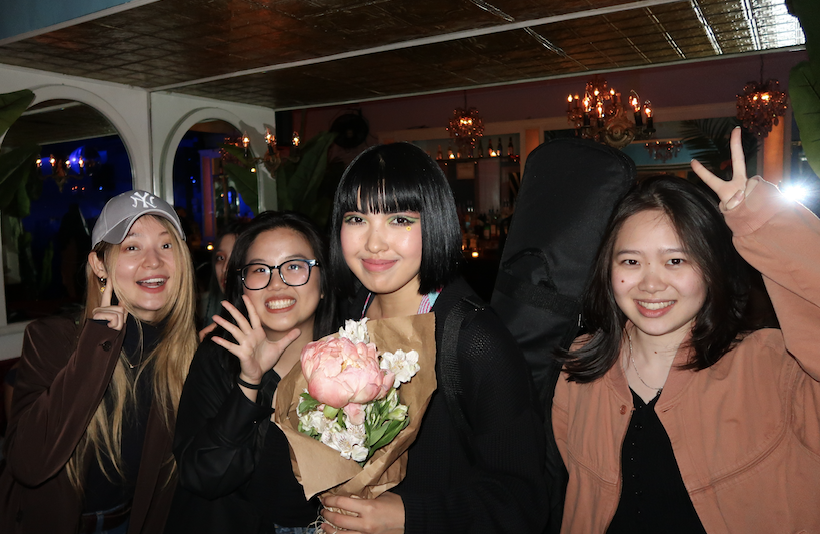
#> input picture 10.OpenCV/hehe.png, 820 x 534 px
$ jupyter execute OpenCV.ipynb   (shell and % lines are left out)
#> lines starting #> are read from the running program, lines starting #| are printed output that depends on the picture; after the words box and inside, x2 and y2 are one past the last pixel; in counts of white or black regions, pixels touching at a corner belong together
[cell 1]
import numpy as np
import cv2
import matplotlib.pyplot as plt
import os
import glob

[cell 2]
test_image = cv2.imread('hehe.png')
#> test_image is the input picture: shape (534, 820, 3); mean B, G, R 48.1, 56.4, 71.6

plt.imshow(test_image)

[cell 3]
test_RGB=cv2.cvtColor(test_image, cv2.COLOR_BGR2RGB)
plt.imshow(test_RGB)

[cell 4]
def convertToRGB(image):
    return cv2.cvtColor(image, cv2.COLOR_BGR2RGB)

[cell 5]
haar_cascade_face = cv2.CascadeClassifier('haarcascades/haarcascade_frontalface_alt.xml')
faces_rects = haar_cascade_face.detectMultiScale(test_image, scaleFactor = 1.2, minNeighbors = 2);
#> faces_rects = [[110, 217, 82, 82], [599, 220, 107, 107], [231, 230, 94, 94], [321, 174, 115, 115]]

print('Faces found: ', len(faces_rects))
#| Faces found:  4

[cell 6]
for (x,y,w,h) in faces_rects:
     cv2.rectangle(test_image, (x, y), (x+w, y+h), (190, 105, 220), 5)
#> this loop made 4 passes
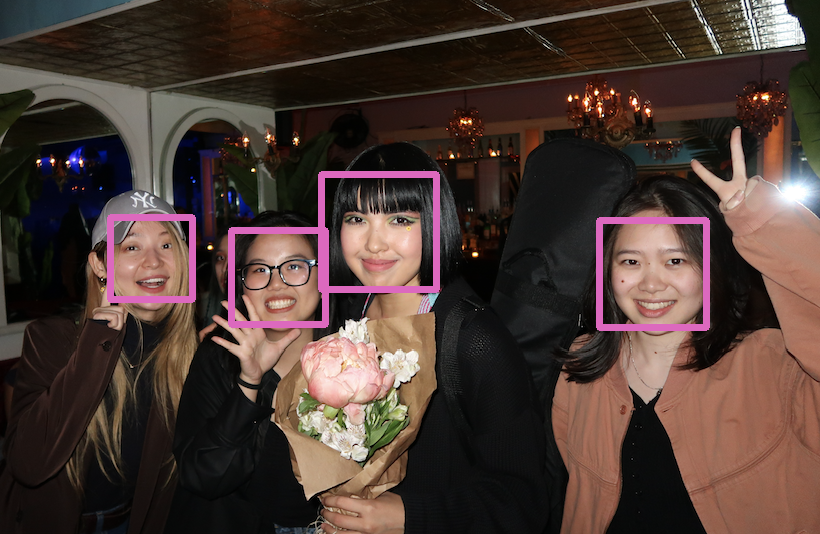
#> test_image: shape (534, 820, 3); 2.47% of pixels changed, all inside (x1, y1, x2, y2) = (107, 171, 710, 331)

[cell 7]
plt.imshow(convertToRGB(test_image))

[cell 8]
image_copy = test_image.copy()

for (x, y, w, h) in faces_rects:
    cv2.rectangle(image_copy, (x, y), (x+w, y+h), 2)
    rect_color = image_copy[y:y+h, x:x+w]
    blur = cv2.GaussianBlur(rect_color, (101,101), 0)
    image_copy[y:y+h, x:x+w] = blur

    plt.imshow(convertToRGB(image_copy))
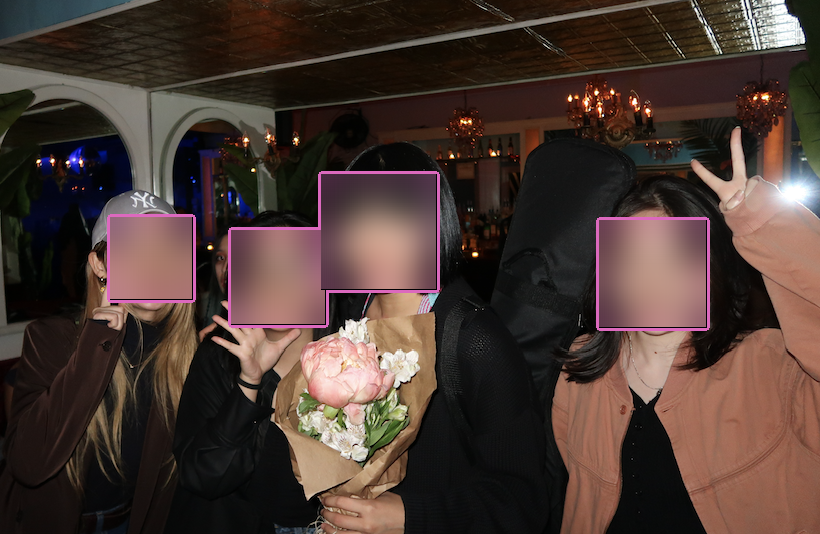
#> image_copy: shape (534, 820, 3); 9.3% of pixels changed, all inside (x1, y1, x2, y2) = (110, 174, 707, 328)
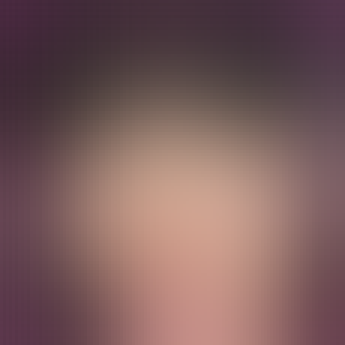
#> rect_color: shape (115, 115, 3) (shown 3 times larger); mean B, G, R 92.3, 92.6, 123
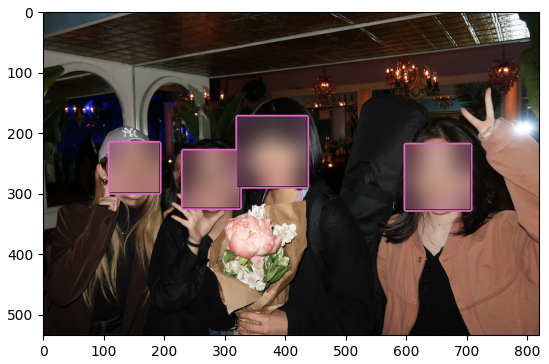
#> figure drawn by matplotlib, 1 panel

[cell 9]
def blur_faces(cascade, test_image, scaleFactor = 1.2):
#> called with scaleFactor = 1.2
    image_copy = test_image.copy()

    faces_rect = cascade.detectMultiScale(image_copy, scaleFactor=scaleFactor, minNeighbors=2)
#> faces_rect has the same summary as faces_rects outside blur_faces

    for (x, y, w, h) in faces_rect:
        cv2.rectangle(image_copy, (x, y), (x+w, y+h), 5)
        rect_color = image_copy[y:y+h, x:x+w]
        blur = cv2.GaussianBlur(rect_color, (101,101), 0)
        image_copy[y:y+h, x:x+w] = blur
#> this loop made 4 passes
#> pass 1, in blur_faces, `blur = cv2.GaussianBlur(rect_color, (101,101), 0)`:
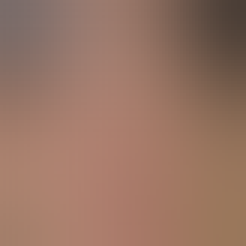
#> blur: shape (82, 82, 3) (shown 3 times larger); mean B, G, R 100, 116.4, 152.5
#> pass 2, in blur_faces, `blur = cv2.GaussianBlur(rect_color, (101,101), 0)`:
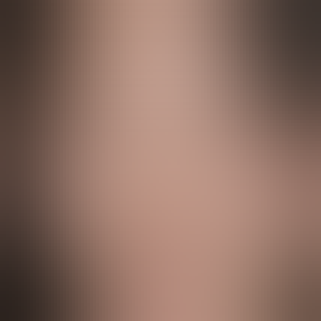
#> blur: shape (107, 107, 3) (shown 3 times larger); mean B, G, R 99.2, 111.3, 141.5
#> after the loop:
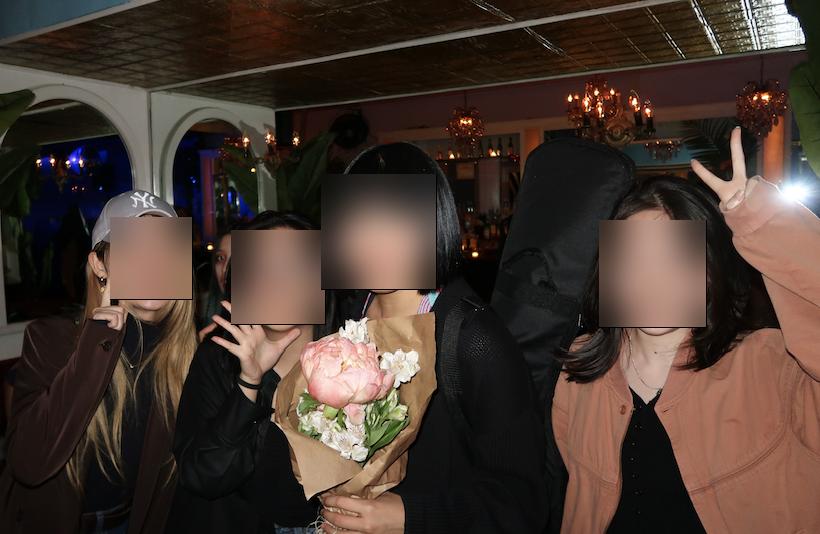
#> image_copy: shape (534, 820, 3); 9.3% of pixels changed, all inside (x1, y1, x2, y2) = (110, 174, 707, 328)
#> after the loop:
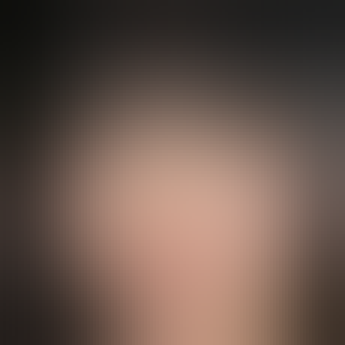
#> rect_color: shape (115, 115, 3) (shown 3 times larger); mean B, G, R 76.2, 85.4, 104.8

    return image_copy

[cell 10]
#loading image
test_image2 = cv2.imread('hehe.png')

#call the function to detect faces
faces = blur_faces(haar_cascade_face, test_image2)

#convert to RGB and display image
plt.imshow(convertToRGB(faces))

[cell 11]
img_dir = "testimages"
data_path = os.path.join(img_dir,'*g')
files = glob.glob(data_path)
data = []
for f1 in files:
    img = cv2.imread(f1)
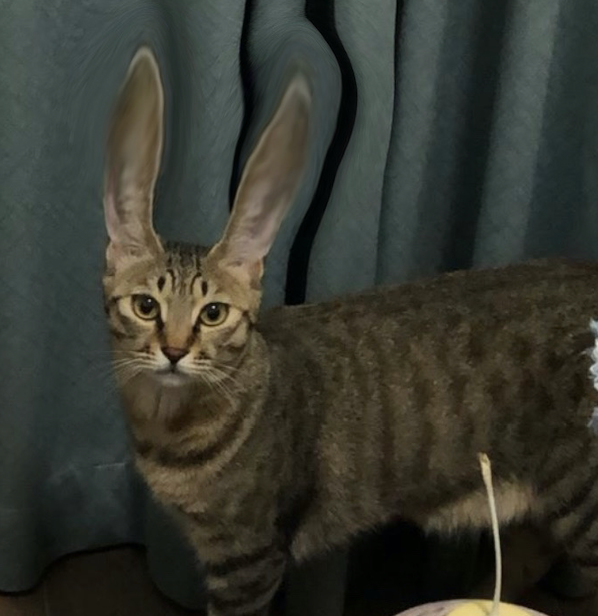
#> input picture 10.OpenCV/testimages/2.png, 598 x 616 px
#> img is the input picture: shape (616, 598, 3); mean B, G, R 47.7, 56.4, 54.8
    data.append(img)

[cell 12]
for x in range(len(data)):
    pics = blur_faces(haar_cascade_face, data[x])
    plt.figure()
    plt.imshow(convertToRGB(pics))
#> this loop made 3 passes
#> faces_rect in blur_faces on pass 3: [[280, 73, 70, 70]]
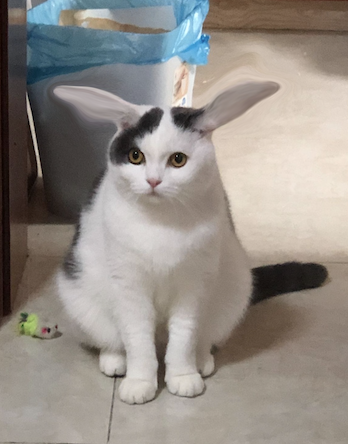
#> shown: shape (444, 348, 3); mean R, G, B 148.2, 141.7, 135.3
